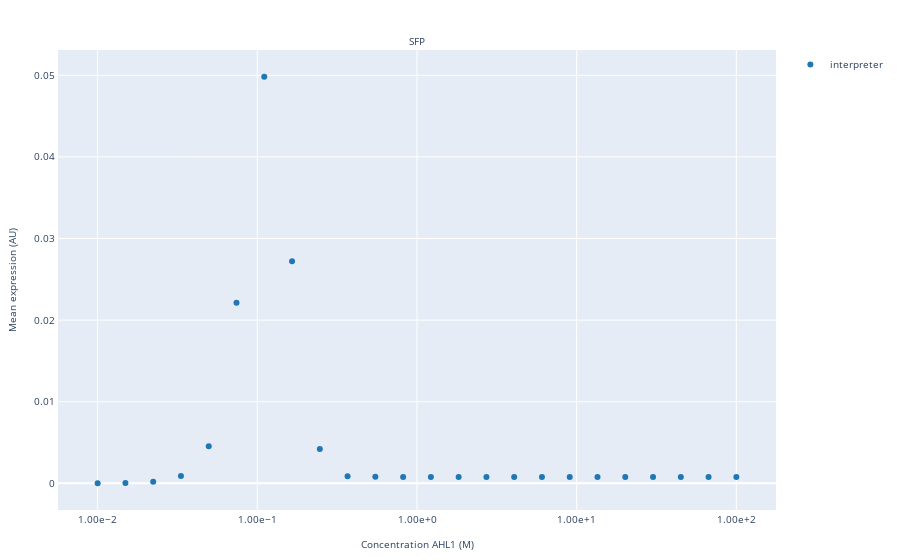

Write notebook code for a chart like this one.
### Code cell
ahl1_id = fj.get('chemical', name='AHL1').id[0]
fig = fj.plot(study=study.id,                     
                vector=vector.id,
                signal=sfp.id,
                type='Induction Curve',
                analyte=ahl1_id,
                function='Mean Expression',
                biomass_signal=biomass_signal.id[0],
                normalize='None',
                subplots='Signal',
                markers='Vector',
                plot='All data points'
       )
fig

### Figure 1 — Plotly figure (JSON) as saved in the notebook; plotly's stock layout.template omitted (floating-point values rounded to 4 significant figures)
{"data": [{"legendgroup": "interpreter", "line": {"width": 1}, "marker": {"color": "#1f77b4", "size": 6}, "mode": "markers", "name": "interpreter", "showlegend": true, "type": "scatter", "x": [0.01, 0.01492, 0.02228, 0.03325, 0.04962, 0.07406, 0.1105, 0.165, 0.2462, 0.3675, 0.5484, 0.8185, 1.222, 1.823, 2.721, 4.062, 6.062, 9.047, 13.5, 20.15, 30.08, 44.89, 67.0, 100], "xaxis": "x", "y": [7.243e-06, 3.601e-05, 0.0001794, 0.0008986, 0.004542, 0.02212, 0.04982, 0.02721, 0.004215, 0.0008804, 0.0007978, 0.0007828, 0.0007807, 0.0007823, 0.0007852, 0.0007857, 0.0007855, 0.0007853, 0.0007853, 0.0007852, 0.0007852, 0.0007852, 0.0007852, 0.0007852], "yaxis": "y"}], "layout": {"annotations": [{"font": {"size": 10}, "showarrow": false, "text": "SFP", "x": 0.5, "xanchor": "center", "xref": "paper", "y": 1, "yanchor": "bottom", "yref": "paper"}], "autosize": true, "font": {"size": 10}, "margin": {"b": 50, "l": 50, "pad": 0, "r": 50, "t": 50}, "paper_bgcolor": "rgb(255,255,255)", "xaxis": {"anchor": "y", "domain": [0, 1], "dtick": 1, "hoverformat": ".2e", "linewidth": 1, "tickfont": {"size": 10}, "tickwidth": 1, "title": {"font": {"size": 10}, "text": "Concentration AHL1 (M)"}, "type": "log"}, "yaxis": {"anchor": "x", "domain": [0, 1], "hoverformat": ".2e", "linewidth": 1, "tickfont": {"size": 10}, "tickwidth": 1, "title": {"font": {"size": 10}, "text": "Mean expression (AU)"}}}}
